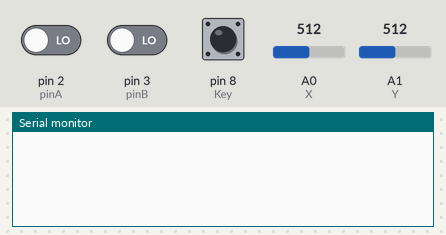
A sketch run on a simulated Arduino Uno, built with avr-gcc and run on an emulated ATmega328P. Parts: the last lines printed to the serial monitor. The inputs (shaded band) are chosen by the test bench; at power-on: A0 (X) = 512, A1 (Y) = 512, pin 2 (pinA) LOW, pin 3 (pinB) LOW, pin 8 (Key) HIGH.

Above: at 1.2 s.
1.3 s: A0 (X) set to 306
2.8 s: A0 (X) set to 281
At 3.2 s:
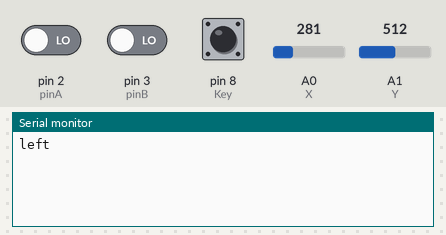
4.8 s: A1 (Y) set to 313
At 5.2 s:
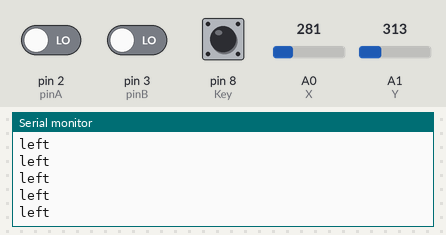
6.3 s: A1 (Y) set to 292
At 7.2 s:
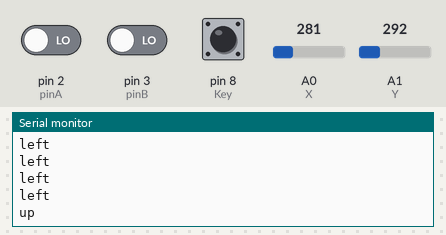

The sketch:

PinChangeInterrupt.ino
```cpp
#include <PinChangeInterrupt.h>

//Define pins
const int pinA = 2; //A button
const int pinB = 3; //B button

const int X = A0; //Joystick X
const int Y = A1; //Joystic Y
const int Key = 8; //Joystic key button

void sendA() {
  delayMicroseconds(10000); //to avoid chattering effect
  int buttonA = digitalRead(pinA);
  if (buttonA == 1) {
    Serial.println("a"); //Send "a" to ProtoPie
  }
}

void sendB() {
  delayMicroseconds(10000); //to avoid chattering effect
  int buttonB = digitalRead(pinB);
  if (buttonB == 1) {
    Serial.println("b"); //Send "b" to ProtoPie
  }
}


void setup() {
  Serial.begin(9600);

  pinMode(pinA, INPUT);
  pinMode(pinB, INPUT);

  pinMode(Key, INPUT);

  attachInterrupt(digitalPinToInterrupt(pinA), sendA, RISING); //Send a signal once
  attachInterrupt(digitalPinToInterrupt(pinB), sendB, RISING); //Send a signal once

}

void loop() {

  int xVal = analogRead (X);
  int yVal = analogRead (Y);
  int buttonVal = digitalRead (Key);

  if (xVal < 300) {
    Serial.println("left"); //Send "left" to ProtoPie
    delay(500); //Send a signal per 500ms to avoid chatting effect
  }

  if (xVal > 723) {
    Serial.println("right"); //Send "right" to ProtoPie
    delay(500); //Send a signal per 500ms to avoid chatting effect
  }

  if (yVal < 300) {
    Serial.println("up"); //Send "up" to ProtoPie
    delay(500); //Send a signal per 500ms to avoid chatting effect
  }

  if (yVal > 723) {
    Serial.println("down"); //Send "down" to ProtoPie
    delay(500); //Send a signal per 500ms to avoid chatting effect
  }

  if (buttonVal == LOW) {
    Serial.println ("press"); //Send "press" to ProtoPie
    delay(500); //Send a signal per 500ms to avoid chatting effect
  }
}
```

Measured:
- the behaviour switches between 300 and 299 on A0 (X) (found by bisection; images 0 and 1)
- the behaviour switches between 300 and 299 on A1 (Y) (found by bisection; images 2 and 3)
- after the input at 2.8 s, the serial monitor: prints a new line at once (image 1)
- after the input at 6.3 s, the serial monitor: prints a new line after 0.50 s (image 3)
